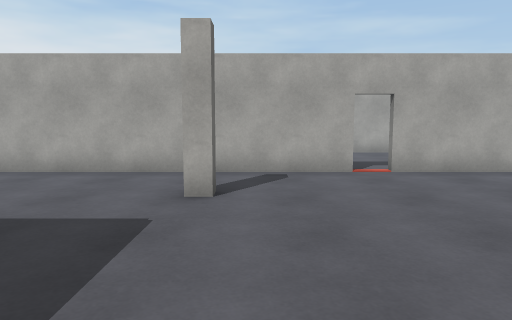
[1] (above)

19 first-person views from a walk through a scene from a Unity 3-D project. The camera is 1.3 m above the floor, tilts 6° down and sees 70° across. The floor is counted in squares, 1 m on a side. Each view is taken from the middle of a square. On the plan, view 1 faces up. The plan holds only what a view shows up to about 15 squares ahead; the rest is blank.

[2]
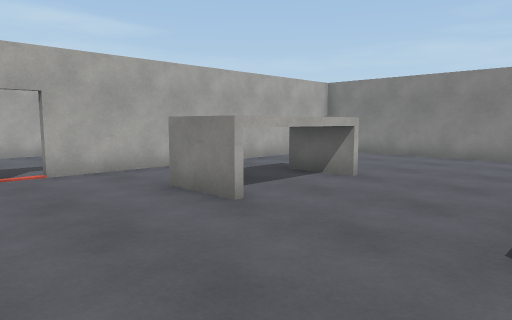

[3]
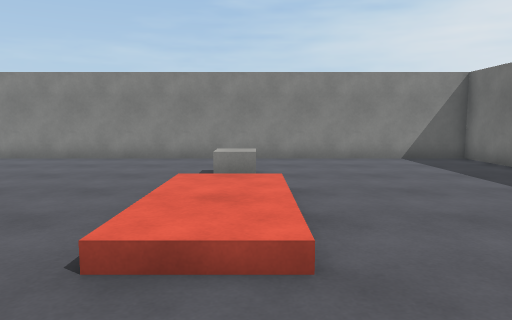

[4]
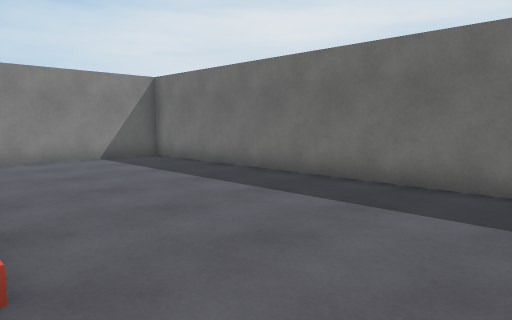

[5]
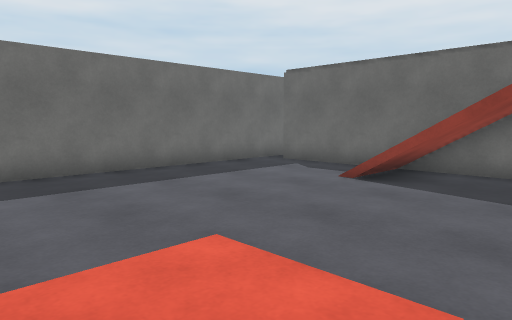

[6]
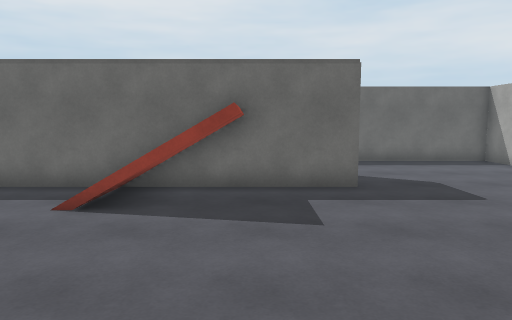

[7]
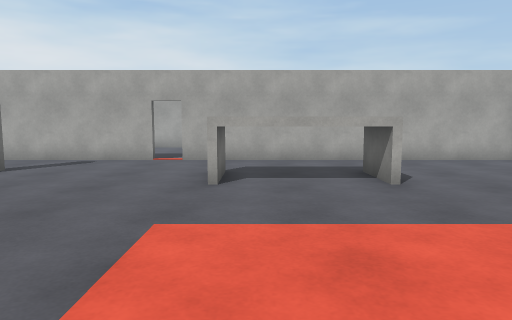

[8]
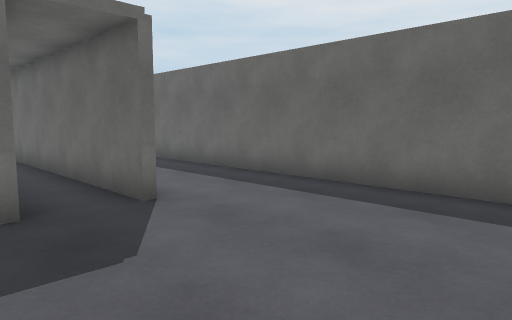

[9]
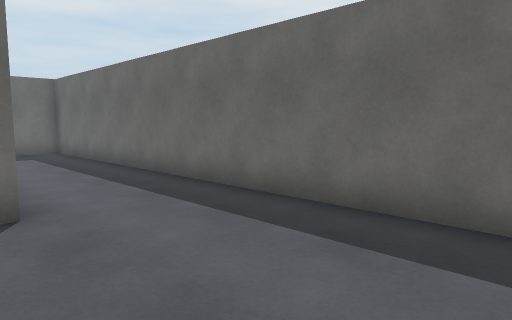

[10]
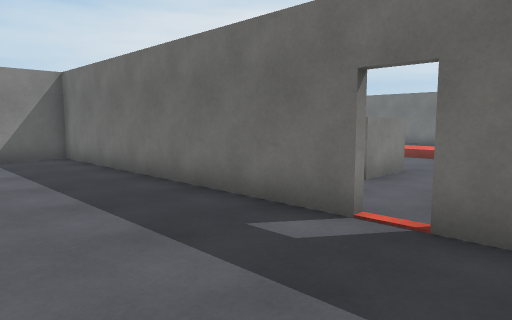

[11]
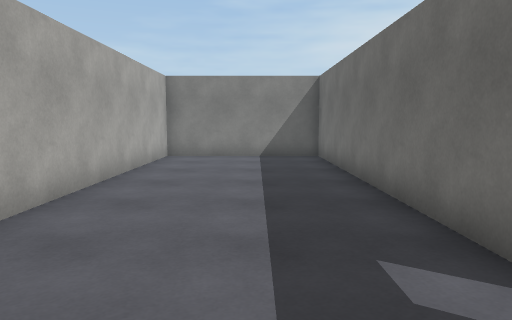

[12]
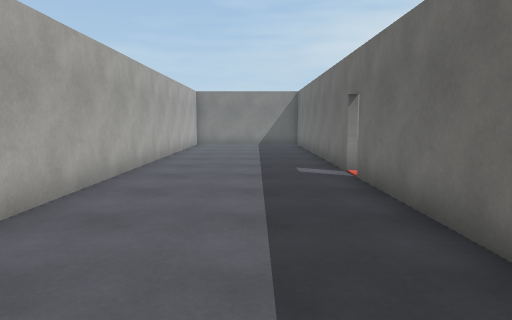

[13]
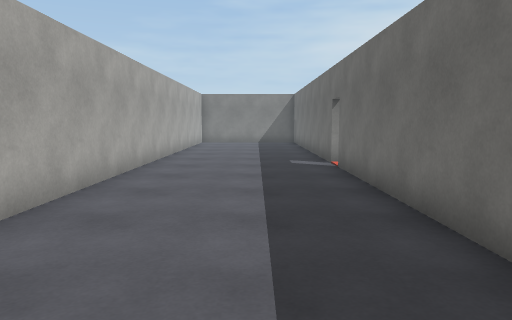

[14]
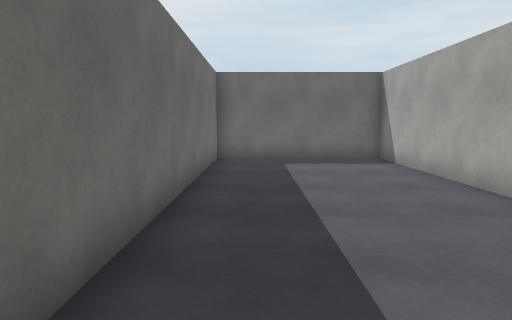

[15]
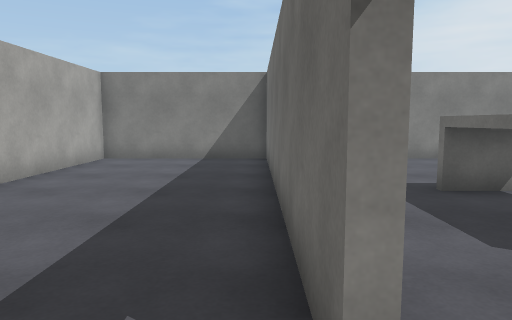

[16]
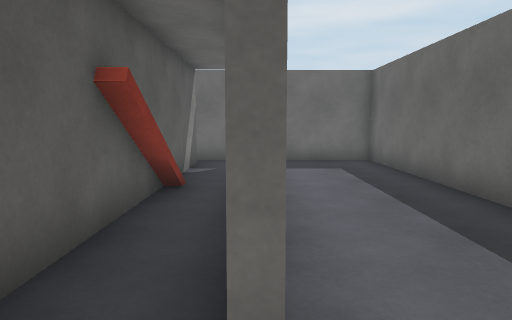

[17]
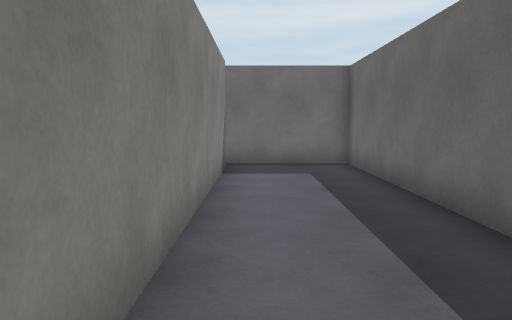

[18]
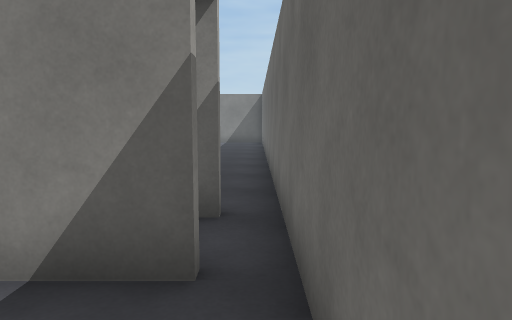

[19]
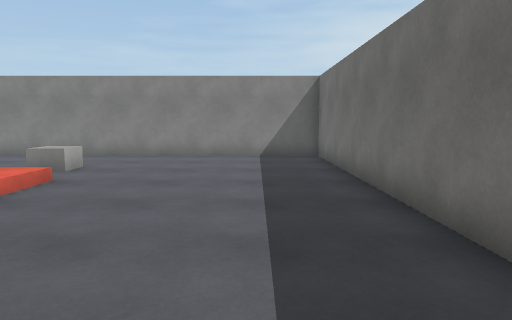

### Floor plan
Key: @ floor where view 1 was taken; # wall or solid block; . main floor; : floor 0.25 m higher than the main floor; / step, stairs or slope; ^ raised ledge; O other object.
Columns run from 9 left of view 1 to 15 right of it. Each row starts with its distance up from view 1.
 15 #########################
 14 #.......................#
 13 #.......................#
 12 #.......................#
 11 #.......................#
 10 #.......................#
  9 ############.############
  8 #.......................#
  7 #.......O...............#
  6 #.......O.....^ ^^^.....#
  5 #.............^^^^^.....#
  4 #.......................#
  3 #.......................#
  2 #...#.#.................#
  1 #...#.#.................#
  0 #...#.#..@..../:::/.O...#
 -1 #...#.# /...../:::/.O...#
 -2 #...#.# /...............#
 -3 #...#.#//...............#
 -4 #...#.#.................#
 -5 #...#.#.................#
 -6 #...#.#.................#
 -7 #...#.#.................#
 -8 #.......................#
 -9 #########################

Positions as (right, up) in squares from view 1, and headings:
1: (0, 0), facing up
2: (1, 0), facing up-right
3: (2, -1), facing right
4: (2, -1), facing down-right
5: (7, 1), facing down-left
6: (6, 0), facing left
7: (6, -3), facing up
8: (-2, 8), facing down-left
9: (-4, 8), facing down-left
10: (1, 14), facing down-right
11: (1, 12), facing right
12: (-6, 12), facing right
13: (-8, 12), facing right
14: (4, 11), facing left
15: (2, 10), facing right
16: (-5, 4), facing down
17: (-6, 3), facing down
18: (-8, -8), facing right
19: (1, -6), facing right
